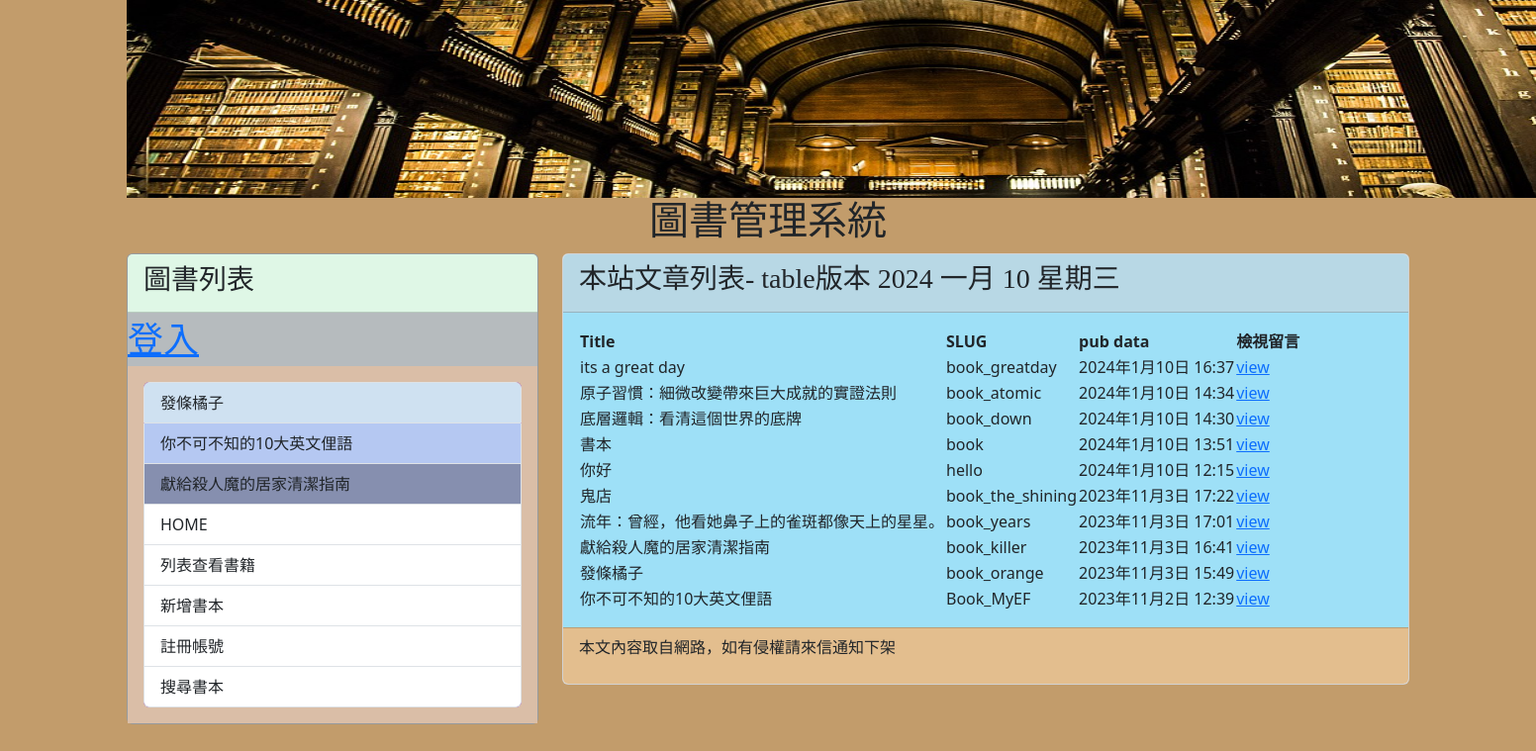
Page /post/ on the committed database.
### mysite/models.py (models this page shows, shortened)
class Post(models.Model):
    title = models.CharField(max_length = 200)
    slug = models.CharField(max_length = 200)
    body = models.TextField()
    category = models.TextField(null=True)
    pub_date = models.DateTimeField(auto_now_add=True)
    class Meta:
        ordering = ('-pub_date', )

### mysite/views.py (the view)
# urls.py: path('post/', mv.show_all_posts, name="show-all-posts"),
def show_all_posts(request):
    posts = Post.objects.all()
    return render(request, 'allposts.html', locals())

### mysite/templates/allposts.html (shortened to what this page needs)
{% extends "base2.html" %}
{% block headmessage %}
<h3 style='font-family:標楷體;'>本站文章列表- table版本</a>
    {% now 'Y M d D' %}
{% endblock headmessage %}
{% block content %}
{% for post in posts %}
{% if forloop.first %}
<table>
    <tr background="#cccccc">
        <th>Title</th>
        <th>SLUG</th>
        <th>pub data</th>
        <th>檢視留言</th>
    </tr>
{% endif %}
    <tr background='{% cycle "#ffccff" "#ccffcc" %}'>
        <td>{{ post.title }}</td>
        <td>{{ post.slug }}</td>
        <td>{{ post.pub_date }}</td>
        <td><a href="{% url 'show-comments' post.id %}">view</a></td>
    </tr>
{% if forloop.last %}
</table>
{% endif %}
{% endfor %}
{% endblock content %}

### rows in the picture
Post: title "its a great day", slug "book_greatday", pub_date "2024年1月10日 16:37"
Post: title "原子習慣：細微改變帶來巨大成就的實證法則", slug "book_atomic", pub_date "2024年1月10日 14:34"
Post: title "底層邏輯：看清這個世界的底牌", slug "book_down", pub_date "2024年1月10日 14:30"
Post: title "書本", slug "book", pub_date "2024年1月10日 13:51"
Post: title "你好", slug "hello", pub_date "2024年1月10日 12:15"
Post: title "鬼店", slug "book_the_shining", pub_date "2023年11月3日 17:22"
Post: title "流年：曾經，他看她鼻子上的雀斑都像天上的星星。", slug "book_years", pub_date "2023年11月3日 17:01"
Post: title "獻給殺人魔的居家清潔指南", slug "book_killer", pub_date "2023年11月3日 16:41"
Post: title "發條橘子", slug "book_orange", pub_date "2023年11月3日 15:49"
Post: title "你不可不知的10大英文俚語", slug "Book_MyEF", pub_date "2023年11月2日 12:39"
